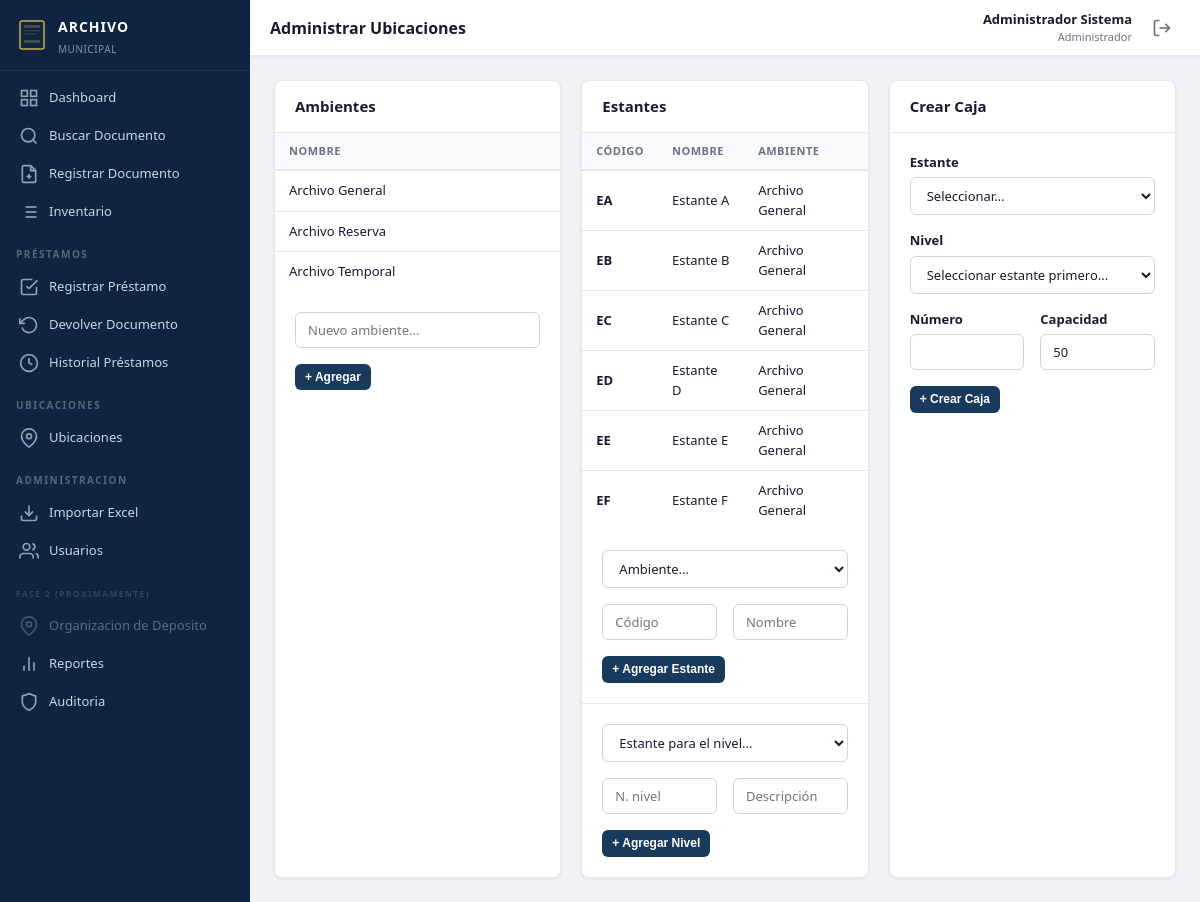
/ubicaciones/administrar.php (signed in), run on the app's committed database.
### tables this page shows
CREATE TABLE `ambientes` (
  `id` INT UNSIGNED NOT NULL AUTO_INCREMENT,
  `nombre` VARCHAR(100) NOT NULL,
  `descripcion` VARCHAR(255) DEFAULT NULL,
  `estado` TINYINT(1) NOT NULL DEFAULT 1,
  `created_at` TIMESTAMP NOT NULL DEFAULT CURRENT_TIMESTAMP,
  `updated_at` TIMESTAMP NOT NULL DEFAULT CURRENT_TIMESTAMP ON UPDATE CURRENT_TIMESTAMP,
  PRIMARY KEY (`id`),
  UNIQUE KEY `uq_ambientes_nombre` (`nombre`)
);

CREATE TABLE `estantes` (
  `id` INT UNSIGNED NOT NULL AUTO_INCREMENT,
  `ambiente_id` INT UNSIGNED NOT NULL,
  `codigo` VARCHAR(50) NOT NULL,
  `nombre` VARCHAR(100) NOT NULL,
  `descripcion` VARCHAR(255) DEFAULT NULL,
  `estado` TINYINT(1) NOT NULL DEFAULT 1,
  `created_at` TIMESTAMP NOT NULL DEFAULT CURRENT_TIMESTAMP,
  `updated_at` TIMESTAMP NOT NULL DEFAULT CURRENT_TIMESTAMP ON UPDATE CURRENT_TIMESTAMP,
  PRIMARY KEY (`id`),
  UNIQUE KEY `uq_estantes_codigo` (`codigo`),
  KEY `fk_estantes_ambiente` (`ambiente_id`),
  CONSTRAINT `fk_estantes_ambiente` FOREIGN KEY (`ambiente_id`) REFERENCES `ambientes` (`id`) ON DELETE RESTRICT ON UPDATE CASCADE
);

### config/config.php (called while the page is built, shortened)
<?php
require_once PATH_INCLUDES . '/database.php';
require_once PATH_INCLUDES . '/helpers.php';
spl_autoload_register(function ($class) {
    $models = [
        PATH_MODELS . '/' . $class . '.php',
    ];
    foreach ($models as $file) {
        if (file_exists($file)) {
            return;
        }
    }
});

### includes/database.php (called while the page is built, shortened)
<?php
class Database {
    private static $instance = null;
    private $connection;
    private function __construct() {
        try {
            $dsn = 'mysql:host=' . DB_HOST . ';port=' . DB_PORT . ';dbname=' . DB_NAME . ';charset=' . DB_CHARSET;
            $options = [
                PDO::ATTR_ERRMODE            => PDO::ERRMODE_EXCEPTION,
                PDO::ATTR_DEFAULT_FETCH_MODE => PDO::FETCH_ASSOC,
                PDO::ATTR_EMULATE_PREPARES   => false,
                PDO::MYSQL_ATTR_INIT_COMMAND => "SET NAMES utf8mb4 COLLATE utf8mb4_unicode_ci"
            ];
            $this->connection = new PDO($dsn, DB_USER, DB_PASS, $options);
        } catch (PDOException $e) {
            error_log('Error de conexión a BD: ' . $e->getMessage());
            die('Error al conectar con la base de datos.');
        }
    }
    public static function getInstance(): self {
        if (self::$instance === null) {
            self::$instance = new self();
        }
        return self::$instance;
    }
    public function getConnection(): PDO {
        return $this->connection;
    }
}
function db(): PDO {
    return Database::getInstance()->getConnection();
}

### models/Ubicacion.php (called while the page is built, shortened)
<?php
class Ubicacion {
    public static function ambientes(): array {
        return db()->query("SELECT * FROM ambientes WHERE estado = 1 ORDER BY nombre")->fetchAll();
    }
    public static function estantes(?int $ambienteId = null): array {
        $sql = "SELECT e.*, a.nombre AS ambiente_nombre
                FROM estantes e
                JOIN ambientes a ON e.ambiente_id = a.id
                WHERE e.estado = 1";
        $params = [];
        $sql .= " ORDER BY a.nombre, e.codigo";
        $stmt = db()->prepare($sql);
        $stmt->execute($params);
        return $stmt->fetchAll();
    }
}

### includes/helpers.php (called while the page is built, shortened)
<?php
function sanitize(string $data): string {
    return htmlspecialchars(trim($data), ENT_QUOTES, 'UTF-8');
}

### ubicaciones/administrar.php (the view, shortened to what this page needs)
<?php
require_once dirname(__DIR__) . '/config/config.php';
$ambientes = Ubicacion::ambientes();
$estantes = Ubicacion::estantes();
?>
<div class="grid-3">
    <div class="card">
        <div class="card-header">
            <h3>Ambientes</h3>
        </div>
        <div class="card-body" style="padding:0;">
            <div class="table-wrapper">
                <table>
                    <thead><tr><th>Nombre</th></tr></thead>
                    <tbody>
                    <?php foreach ($ambientes as $a): ?>
                    <tr><td><?= sanitize($a['nombre']) ?></td></tr>
                    <?php endforeach; ?>
                    </tbody>
                </table>
            </div>
        </div>
        <div class="card-body">
            <form method="POST" action="">
                <div class="form-group">
                    <input type="text" name="nombre" class="form-control" placeholder="Nuevo ambiente..." required>
                </div>
                <button type="submit" class="btn btn-primary btn-sm btn-block">+ Agregar</button>
            </form>
        </div>
    </div>
    <div class="card">
        <div class="card-header">
            <h3>Estantes</h3>
        </div>
        <div class="card-body" style="padding:0;">
            <div class="table-wrapper">
                <table>
                    <thead><tr><th>Código</th><th>Nombre</th><th>Ambiente</th></tr></thead>
                    <tbody>
                    <?php foreach ($estantes as $e): ?>
                    <tr>
                        <td><strong><?= sanitize($e['codigo']) ?></strong></td>
                        <td><?= sanitize($e['nombre']) ?></td>
                        <td><?= sanitize($e['ambiente_nombre']) ?></td>
                    </tr>
                    <?php endforeach; ?>
                    </tbody>
                </table>
            </div>
        </div>
        <div class="card-body">
            <form method="POST" action="">
                <div class="form-group">
                    <select name="ambiente_id" class="form-control" required>
                        <option value="">Ambiente...</option>
                    </select>
                </div>
                <div class="form-row">
                    <div class="form-group"><input type="text" name="codigo" class="form-control" placeholder="Código" required></div>
                    <div class="form-group"><input type="text" name="nombre" class="form-control" placeholder="Nombre" required></div>
                </div>
                <button type="submit" class="btn btn-primary btn-sm btn-block">+ Agregar Estante</button>
            </form>
        </div>
        <div class="card-body" style="border-top:1px solid var(--border-light);">
            <form method="POST" action="">
                <div class="form-group">
                    <select name="estante_id" class="form-control" required>
                        <option value="">Estante para el nivel...</option>
                    </select>
                </div>
                <div class="form-row">
                    <div class="form-group"><input type="number" name="numero" class="form-control" placeholder="N. nivel" required min="1"></div>
                    <div class="form-group"><input type="text" name="descripcion" class="form-control" placeholder="Descripción"></div>
                </div>
                <button type="submit" class="btn btn-primary btn-sm btn-block">+ Agregar Nivel</button>
            </form>
        </div>
    </div>
    <div class="card">
        <div class="card-header">
            <h3>Crear Caja</h3>
        </div>
        <div class="card-body">
            <form method="POST" action="">
                <div class="form-group">
                    <label>Estante</label>
                    <select class="form-control" id="estanteSelect" onchange="loadNiveles(this.value)" required>
                        <option value="">Seleccionar...</option>
                    </select>
                </div>
                <div class="form-group">
                    <label>Nivel</label>
                    <select name="nivel_id" id="nivelSelect" class="form-control" required>
                        <option value="">Seleccionar estante primero...</option>
                    </select>
                </div>
                <div class="form-row">
                    <div class="form-group"><label>Número</label><input type="number" name="numero" class="form-control" required min="1"></div>
                    <div class="form-group"><label>Capacidad</label><input type="number" name="capacidad" class="form-control" min="1" value="50"></div>
                </div>
                <button type="submit" class="btn btn-primary btn-sm btn-block">+ Crear Caja</button>
            </form>
        </div>
    </div>
</div>
<?php
require_once PATH_VIEWS . '/layouts/main.php';

### data on the page
ambientes: nombre "Archivo General"
ambientes: nombre "Archivo Reserva"
ambientes: nombre "Archivo Temporal"
estantes: codigo "EA", nombre "Estante A", ambiente.nombre "Archivo General"
estantes: codigo "EB", nombre "Estante B", ambiente.nombre "Archivo General"
estantes: codigo "EC", nombre "Estante C", ambiente.nombre "Archivo General"
estantes: codigo "ED", nombre "Estante D", ambiente.nombre "Archivo General"
estantes: codigo "EE", nombre "Estante E", ambiente.nombre "Archivo General"
estantes: codigo "EF", nombre "Estante F", ambiente.nombre "Archivo General"

### other printed values
$pageTitle "Administrar Ubicaciones"
Auth::fullName() "Administrador Sistema"
Auth::rol() "Administrador"
